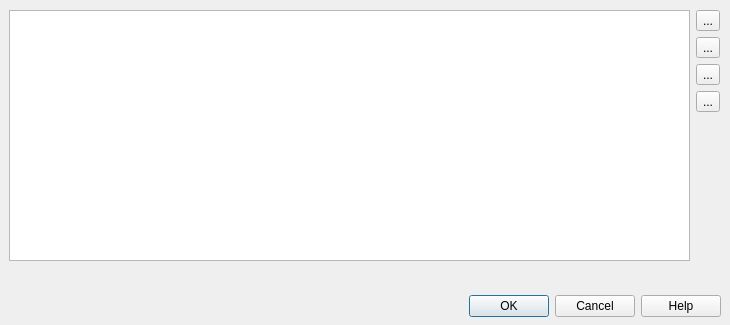
<?xml version="1.0" encoding="UTF-8"?>
<ui version="4.0">
 <class>CDlgEditMap</class>
 <widget class="QDialog" name="CDlgEditMap">
  <property name="geometry">
   <rect>
    <x>0</x>
    <y>0</y>
    <width>730</width>
    <height>325</height>
   </rect>
  </property>
  <property name="windowTitle">
   <string>Dialog</string>
  </property>
  <widget class="QDialogButtonBox" name="buttonBox">
   <property name="geometry">
    <rect>
     <x>0</x>
     <y>290</y>
     <width>721</width>
     <height>32</height>
    </rect>
   </property>
   <property name="orientation">
    <enum>Qt::Horizontal</enum>
   </property>
   <property name="standardButtons">
    <set>QDialogButtonBox::Cancel|QDialogButtonBox::Help|QDialogButtonBox::Ok</set>
   </property>
   <property name="centerButtons">
    <bool>false</bool>
   </property>
  </widget>
  <widget class="QWidget" name="verticalLayoutWidget">
   <property name="geometry">
    <rect>
     <x>9</x>
     <y>10</y>
     <width>711</width>
     <height>251</height>
    </rect>
   </property>
   <layout class="QVBoxLayout" name="verticalLayout">
    <item>
     <layout class="QHBoxLayout" name="horizontalLayout">
      <item>
       <layout class="QHBoxLayout" name="horizontalLayout_2">
        <item>
         <widget class="QListWidget" name="listMap"/>
        </item>
        <item>
         <layout class="QVBoxLayout" name="verticalLayout_2">
          <item>
           <widget class="QToolButton" name="btnAddMapItem">
            <property name="toolTip">
             <string>Add description item</string>
            </property>
            <property name="text">
             <string>...</string>
            </property>
            <property name="icon">
             <iconset resource="vscpworks.qrc">
              <normaloff>:/add.png</normaloff>:/add.png</iconset>
            </property>
            <property name="shortcut">
             <string>Ctrl+A</string>
            </property>
           </widget>
          </item>
          <item>
           <widget class="QToolButton" name="btnEditMapItem">
            <property name="toolTip">
             <string>Edit description item</string>
            </property>
            <property name="text">
             <string>...</string>
            </property>
            <property name="icon">
             <iconset resource="vscpworks.qrc">
              <normaloff>:/pencil.svg</normaloff>:/pencil.svg</iconset>
            </property>
            <property name="shortcut">
             <string>Ctrl+E</string>
            </property>
           </widget>
          </item>
          <item>
           <widget class="QToolButton" name="btnDupMapItem">
            <property name="toolTip">
             <string>Duplicate description item</string>
            </property>
            <property name="text">
             <string>...</string>
            </property>
            <property name="icon">
             <iconset resource="vscpworks.qrc">
              <normaloff>:/images/svg/copy.svg</normaloff>:/images/svg/copy.svg</iconset>
            </property>
            <property name="shortcut">
             <string>Ctrl+D</string>
            </property>
           </widget>
          </item>
          <item>
           <widget class="QToolButton" name="btnDelMapItem">
            <property name="toolTip">
             <string>Delete Description item</string>
            </property>
            <property name="text">
             <string>...</string>
            </property>
            <property name="icon">
             <iconset resource="vscpworks.qrc">
              <normaloff>:/remove.png</normaloff>:/remove.png</iconset>
            </property>
            <property name="shortcut">
             <string>Ctrl+X</string>
            </property>
           </widget>
          </item>
          <item>
           <spacer name="verticalSpacer">
            <property name="orientation">
             <enum>Qt::Vertical</enum>
            </property>
            <property name="sizeHint" stdset="0">
             <size>
              <width>20</width>
              <height>40</height>
             </size>
            </property>
           </spacer>
          </item>
         </layout>
        </item>
       </layout>
      </item>
     </layout>
    </item>
   </layout>
  </widget>
 </widget>
 <resources>
  <include location="vscpworks.qrc"/>
 </resources>
 <connections>
  <connection>
   <sender>buttonBox</sender>
   <signal>accepted()</signal>
   <receiver>CDlgEditMap</receiver>
   <slot>accept()</slot>
   <hints>
    <hint type="sourcelabel">
     <x>360</x>
     <y>305</y>
    </hint>
    <hint type="destinationlabel">
     <x>364</x>
     <y>162</y>
    </hint>
   </hints>
  </connection>
  <connection>
   <sender>buttonBox</sender>
   <signal>rejected()</signal>
   <receiver>CDlgEditMap</receiver>
   <slot>reject()</slot>
   <hints>
    <hint type="sourcelabel">
     <x>360</x>
     <y>305</y>
    </hint>
    <hint type="destinationlabel">
     <x>364</x>
     <y>162</y>
    </hint>
   </hints>
  </connection>
 </connections>
</ui>
